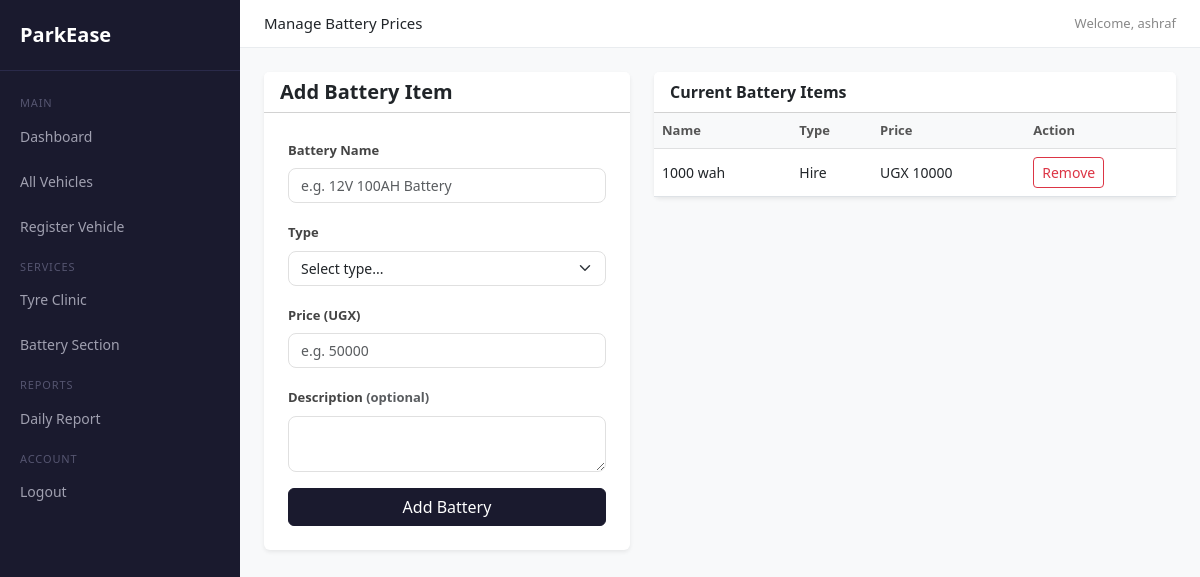
Screenshot of /battery/prices/ (signed in) with the database file from the repository.
### battery/models.py (models this page shows, shortened)
class BatteryItem(models.Model):
    BATTERY_TYPES = [
        ('hire', 'Hire'),
        ('sale', 'Sale'),
    ]
    name         = models.CharField(max_length=200)
    battery_type = models.CharField(max_length=10, choices=BATTERY_TYPES)
    price        = models.IntegerField(default=0)
    description  = models.TextField(blank=True)

### battery/views.py (the view, shortened to what this page needs)
# urls.py: path('battery/prices/', views.battery_prices, name='battery_prices'),
@login_required
def battery_prices(request):
    batteries = BatteryItem.objects.all()
    return render(request, 'battery/battery_prices.html', {'batteries': batteries})

### battery/templates/battery/battery_prices.html (shortened to what this page needs)
{% extends 'parking/base.html' %}
{% load static %}
{% block page_heading %}Manage Battery Prices{% endblock %}
{% block content %}
<div class="row">
    <div class="col-md-5">
        <div class="card border-0 shadow-sm mb-4">
            <div class="card-header bg-white">
                <h5 class="mb-0 fw-bold">Add Battery Item</h5>
            </div>
            <div class="card-body p-4">
                <form method="POST">
                    <div class="mb-3">
                        <label class="form-label">Battery Name</label>
                        <input type="text" name="name" class="form-control" placeholder="e.g. 12V 100AH Battery" required>
                    </div>
                    <div class="mb-3">
                        <label class="form-label">Type</label>
                        <select name="battery_type" class="form-select" required>
                            <option value="" disabled selected>Select type...</option>
                        </select>
                    </div>
                    <div class="mb-3">
                        <label class="form-label">Price (UGX)</label>
                        <input type="number" name="price" class="form-control" placeholder="e.g. 50000" required>
                    </div>
                    <div class="mb-3">
                        <label class="form-label">Description <span class="text-muted">(optional)</span></label>
                        <textarea name="description" class="form-control" rows="2"></textarea>
                    </div>
                    <button type="submit" class="btn btn-primary w-100">Add Battery</button>
                </form>
            </div>
        </div>
    </div>
    <div class="col-md-7">
        <div class="card border-0 shadow-sm">
            <div class="card-header bg-white">
                <span class="fw-bold">Current Battery Items</span>
            </div>
            <div class="card-body p-0">
                <table class="table table-hover mb-0">
                    <thead class="table-light">
                        <tr>
                            <th>Name</th>
                            <th>Type</th>
                            <th>Price</th>
                            <th>Action</th>
                        </tr>
                    </thead>
                    <tbody>
                        {% for battery in batteries %}
                        <tr>
                            <td>{{ battery.name }}</td>
                            <td>{{ battery.get_battery_type_display }}</td>
                            <td>UGX {{ battery.price }}</td>
                            <td>
                                <form method="POST" style="display:inline;">
                                    <button type="submit" class="btn btn-sm btn-outline-danger">Remove</button>
                                </form>
                            </td>
                        </tr>
                        {% empty %}
                        <tr>
                            <td colspan="4" class="text-center text-muted py-4">No batteries added yet.</td>
                        </tr>
                        {% endfor %}
                    </tbody>
                </table>
            </div>
        </div>
    </div>
</div>
{% endblock %}

### parking/templates/parking/base.html (shortened to what this page needs)
<!doctype html>
<html>
  <head>
    <link
      href="https://cdn.jsdelivr.net/npm/bootstrap@5.3.0/dist/css/bootstrap.min.css"
      rel="stylesheet"
    />
    {% load static %}
    <link rel="stylesheet" href="{% static 'parking/style.css' %}" />
  </head>
  <body>
    <div class="d-flex">
      <div class="sidebar p-0">
        <div class="brand">ParkEase</div>
        <div class="section-label">Main</div>
        <a href="/dashboard/">Dashboard</a>
        <a href="/vehicles/">All Vehicles</a>
        <a href="/register/">Register Vehicle</a>
        <div class="section-label">Services</div>
        <a href="/tyre/">Tyre Clinic</a>
        <a href="/battery/">Battery Section</a>
        <div class="section-label">Reports</div>
        <a href="/report/">Daily Report</a>
        <div class="section-label">Account</div>
        <a href="/logout/">Logout</a>
      </div>
      <div class="main-content">
        <div class="top-bar">
          <span style="font-size: 15px; font-weight: 500"
            >{% block page_heading %}{% endblock %}</span
          >
          <span style="font-size: 13px; color: #888"
            >Welcome, {{ request.user.username }}</span
          >
        </div>
        <div class="p-4">{% block content %} {% endblock %}</div>
      </div>
    </div>
  </body>
</html>

### parking/static/parking/style.css (style rules this page uses)
.sidebar { min-height: 100vh; background: #1a1a2e; width: 240px; flex-shrink: 0; }
.sidebar a { color: #a0a0b0; text-decoration: none; display: block; padding: 10px 20px; border-radius: 8px; margin-bottom: 4px; font-size: 14px; }
.sidebar .brand { color: #fff; font-size: 20px; font-weight: 700; padding: 20px; border-bottom: 1px solid #2a2a4a; margin-bottom: 16px; }
.sidebar .section-label { color: #555570; font-size: 11px; text-transform: uppercase; letter-spacing: .08em; padding: 8px 20px 4px; }
.main-content { background: #f8f9fa; min-height: 100vh; flex-grow: 1; }
.top-bar { background: #fff; border-bottom: 1px solid #e9ecef; padding: 12px 24px; display: flex; justify-content: space-between; align-items: center; }
.table th { font-size: 13px; font-weight: 600; color: #555; }
.table td { font-size: 14px; vertical-align: middle; }
.btn-primary { background: #1a1a2e; border-color: #1a1a2e; }
.form-label { font-size: 13px; font-weight: 600; color: #444; }
.form-control, .form-select { font-size: 14px; border-radius: 8px; border: 1px solid #e0e0e0; }

### rows the page displays
BatteryItem: name "1000 wah", battery_type "Hire", price "10000"

### other values shown
{{ request.user.username }} "ashraf"
